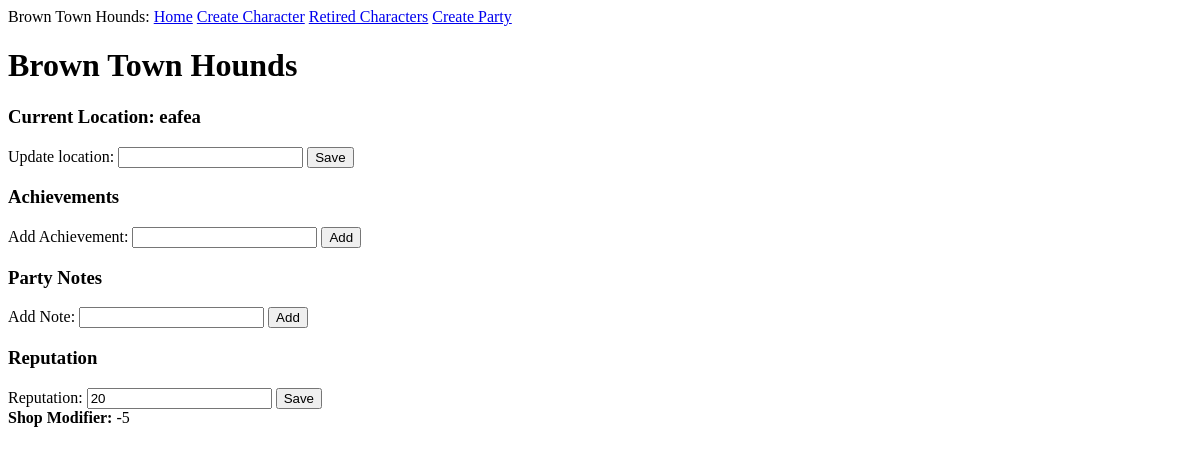
Before: /party/Brown Town Hounds with the older database file.
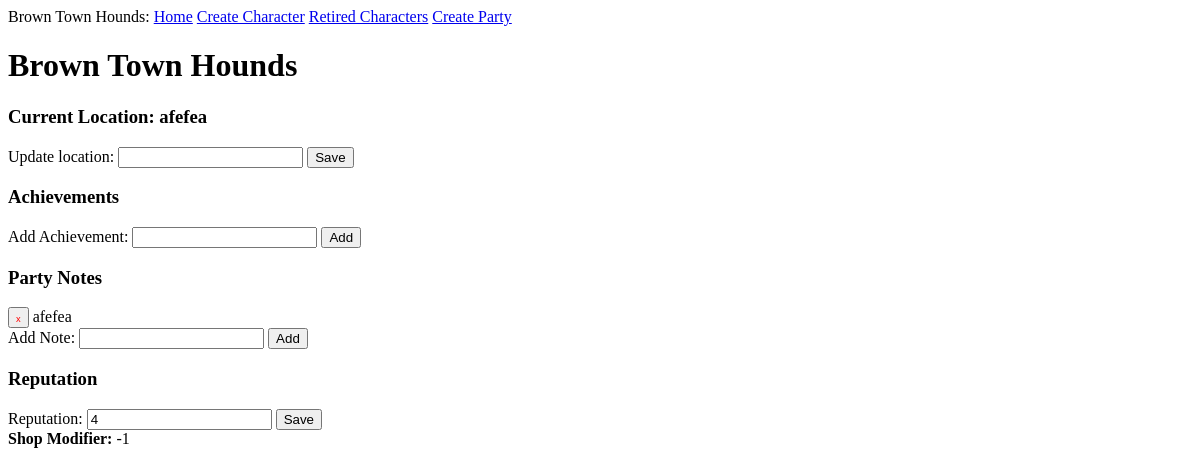
After: the same page with the newer database file.
### app/models.py (models this page shows)
class Party(db.Model):
    id: so.Mapped[int] = so.mapped_column(primary_key=True)
    name: so.Mapped[str] = so.mapped_column(sa.String(64), index=True,
                                                unique=True)
    location: so.Mapped[str] = so.mapped_column(sa.String(64), index=True,
                                                unique=True, nullable=True)
    reputation: so.Mapped[int] = so.mapped_column(sa.Integer, index=True, default=0)
    notes: so.WriteOnlyMapped['PartyNotes'] = so.relationship(back_populates='party', cascade="all, delete", passive_deletes=True)
    achievements: so.WriteOnlyMapped['PartyAchievements'] = so.relationship(back_populates='party', cascade="all, delete", passive_deletes=True)

class PartyNotes(db.Model):
    id: so.Mapped[int] = so.mapped_column(primary_key=True)
    party_id: so.Mapped[str] = so.mapped_column(sa.ForeignKey(Party.id),
                                               index=True)
    text: so.Mapped[str] = so.mapped_column(sa.String(256))
    timestamp: so.Mapped[datetime] = so.mapped_column(
        index=True, default=lambda: datetime.now(timezone.utc))
    party: so.Mapped["Party"] = so.relationship(back_populates='notes')

### app/routes.py (the view, shortened to what this page needs)
@app.route('/party/<party_name>', methods=['GET', 'POST'])
def party(party_name):
    party_obj = db.first_or_404(sa.select(Party).where(Party.name == party_name)) #Get party from database
    party_achievements = db.session.scalars(party_obj.achievements.select()).all() #Get all achievements for this party from database
    party_notes = db.session.scalars(party_obj.notes.select()).all() #Get all notes for this party from database
    shop_modifier = SetPartyShopModifier(party_obj.reputation)
    form = PartyForm(request.form,obj=party_obj) #instantiate part form
    return render_template('party.html', party=party_obj, party_name=party_name, form=form, party_achievements=party_achievements, party_notes=party_notes, shop_modifier=shop_modifier)

### app/forms.py
class PartyForm(FlaskForm):
    loc = StringField('')
    achievement = StringField('')
    note = StringField('')
    reputation = IntegerField('')

### app/routes.py (called while the page is built)
def SetPartyShopModifier(partyRep):
    sign = math.copysign(1, partyRep)
    reputation_abs = abs(partyRep)
    shop_thresholds = [(-5, 19), (-4, 15), (-3, 11), (-2, 7), (-1, 3), (0, 0)]
    for mod, reputation in shop_thresholds:
        if reputation_abs >= reputation:
            modifier = mod * sign
            return (int(modifier))

### app/templates/party.html (shortened to what this page needs)
{% extends "base.html" %}
{% block content %}
<form action="" method="post" style="display:inline;">
    <h1>{{ party.name }}</h1>
    <h3>Current Location: {{ party.location }}</h3>
    Update location: {{ form.loc }}
    <button type="submit" name="location">Save</button>
</form>
    <h3>Achievements</h3>
<form action="" method="post" style="display:inline;">
    Add Achievement: {{ form.achievement }} <button type="submit" name="achievement">Add</button>
</form>
<h3>Party Notes</h3>
<form action="" method="post" style="display:inline;">
    {% for note in party_notes %}
    <button type="submit" name="delete_party_note" value="{{ note.id }}"><span style="font-size: 0.7em; color: red; border: none;">x</span></button> {{ note.text }} <br>
    {% endfor %}
</form>
<form action="" method="post" style="display:inline;">
    Add Note: {{ form.note }} <button type="submit" name="note">Add</button>
</form>
<h3>Reputation</h3>
<form action="" method="post" style="display:inline;">
    Reputation: {{ form.reputation }}
    <button type="submit" name="reputation">Save</button><br>
</form>
<b>Shop Modifier:</b> {% if party.reputation < -2 %}+{% endif %}{{ shop_modifier }}
{% endblock %}

Changed rows visible on the page:
changed Party "Brown Town Hounds": location "eafea" → "afefea"
added PartyNotes: {{ note.id }} 1 (drawn), text "afefea"
Other visible differences:
form field reputation: "20" → "4"
{{ shop_modifier }}: "-5" → "-1"
